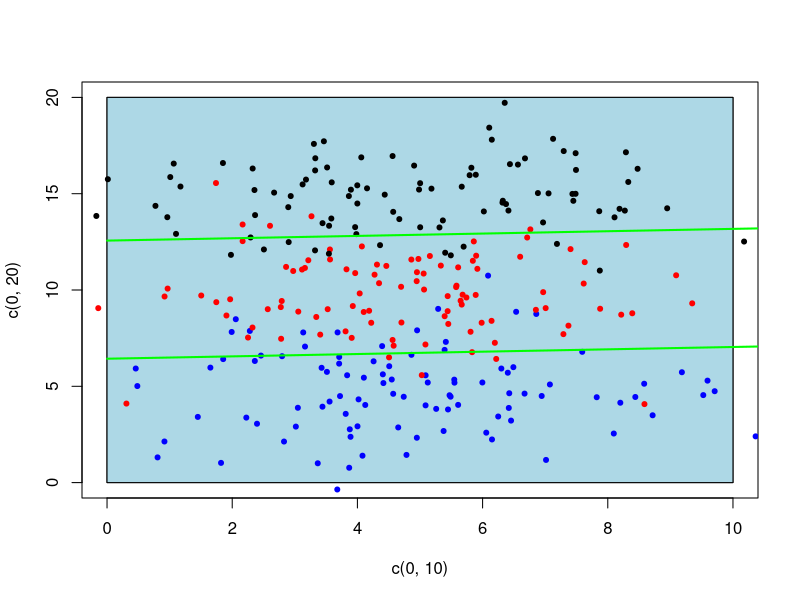

Here is the R script that generated this plot:
x1<-c(rnorm(100,5,2.5),rnorm(100,5,2),rnorm(100,5,3))
x2<-c(rnorm(100,5,2),rnorm(100,10,2),rnorm(100,15,2))
y<-c(rep(0,100),rep(1,100),rep(2,100))
Rreg<-lm(y~x1+x2)
dev.off()
plot(c(0,10),c(0,20),type="n",bg="red")
rect(0,0,10,20,col="skyblue")
rect(0,0,10,20,col="lightblue")
points(x1[1:100],x2[1:100],col="BLUE",pch=20)
points(x1[101:200],x2[101:200],col="RED",pch=20)
points(x1[201:300],x2[201:300],col="black",pch=20)
x<-c(1:20000)/1000
betas<-Rreg$coefficients
y<-(0.5-betas[1]-betas[2]*x)/betas[3]
lines(x,y,lwd=2,col="green")
z<-(1.5-betas[1]-betas[2]*x)/betas[3]
lines(x,z,lwd=2,col="green")
